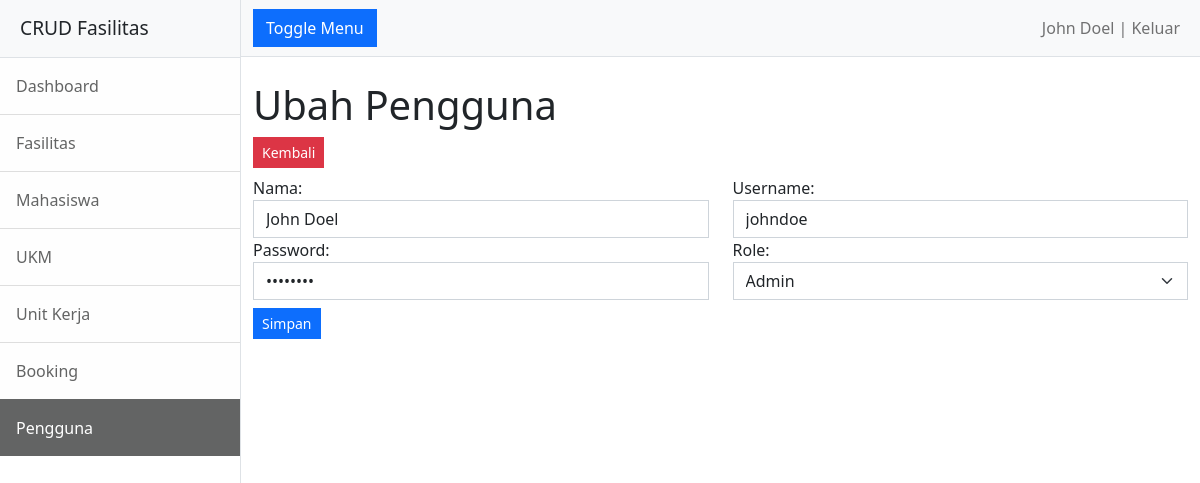
The app's page /pengguna/ubah.php?id_user=1 (signed in) with its own data.
### tables this page shows
CREATE TABLE `users` (
  `id_user` int(11) NOT NULL,
  `nama` varchar(255) NOT NULL,
  `username` varchar(255) NOT NULL,
  `password` varchar(255) NOT NULL,
  `role` varchar(255) NOT NULL
);

### pengguna/functions.php (called while the page is built, shortened)
<?php
include '../conn.php';
function tampilUserPerId($id_user) {
    global $conn;
    $query = "SELECT * FROM users WHERE id_user = $id_user";
    return mysqli_query($conn, $query);
}

### pengguna/ubah.php (the view, shortened to what this page needs)
<?php
include 'functions.php';
$id_user = $_GET['id_user'];
$result = tampilUserPerId($id_user);
$row = mysqli_fetch_assoc($result);
?>
<!DOCTYPE html>
<html lang="en">
<head>
    <link href="../assets/css/styles.css" rel="stylesheet" />
</head>
<body>
    <div class="d-flex" id="wrapper">
        <div class="border-end bg-white" id="sidebar-wrapper">
            <div class="sidebar-heading border-bottom bg-light">CRUD Fasilitas</div>
            <div class="list-group list-group-flush">
                <a class="list-group-item list-group-item-action list-group-item-light p-3" href="../">Dashboard</a>
                <a class="list-group-item list-group-item-action list-group-item-light p-3" href="../fasilitas">Fasilitas</a>
                <a class="list-group-item list-group-item-action list-group-item-light p-3" href="../mahasiswa">Mahasiswa</a>
                <a class="list-group-item list-group-item-action list-group-item-light p-3" href="../ukm">UKM</a>
                <a class="list-group-item list-group-item-action list-group-item-light p-3" href="../unit-kerja">Unit Kerja</a>
                <a class="list-group-item list-group-item-action list-group-item-light p-3" href="../booking">Booking</a>
                <a class="list-group-item list-group-item-action list-group-item-light p-3 active" href="../pengguna">Pengguna</a>
            </div>
        </div>
        <div id="page-content-wrapper">
            <nav class="navbar navbar-expand-lg navbar-light bg-light border-bottom">
                <div class="container-fluid">
                    <button class="btn btn-primary rounded-0" id="sidebarToggle">Toggle Menu</button>
                    <div class="collapse navbar-collapse" id="navbarSupportedContent">
                        <ul class="navbar-nav ms-auto mt-2 mt-lg-0">
                            <li class="nav-item"><a class="nav-link" href="../logout.php"><?= $_SESSION['name'];?> | Keluar</a></li>
                        </ul>
                    </div>
                </div>
            </nav>
            <div class="container-fluid">
                <h1 class="mt-4">Ubah Pengguna</h1>
                <a href="index.php" class="btn btn-sm btn-danger mb-2 rounded-0">Kembali</a>
                <form action="" method="post">
                    <div class="row">
                        <div class="form-group col-6">
                            <label for="nama">Nama:</label>
                            <input type="text" class="form-control rounded-0" id="nama" name="nama" value="<?= $row['nama'] ;?>" required>
                        </div>
                        <div class="form-group col-6">
                            <label for="username">Username:</label>
                            <input type="text" class="form-control rounded-0" id="username" name="username" value="<?= $row['username'] ;?>" required>
                        </div>
                        <div class="form-group col-6">
                            <label for="password">Password:</label>
                            <input type="password" class="form-control rounded-0" id="password" name="password" value="<?= $row['password'] ;?>" required>
                        </div>
                        <div class="form-group col-6">
                            <label for="role">Role:</label>
                            <select class="form-select rounded-0" aria-label="Role" id="role" name="role" required>
                                <option value="admin" <?= $row['role']=='admin'?'selected':'';?>>Admin</option>
                            </select>
                        </div>
                    </div>
                    <input class="btn btn-primary mt-2 btn-sm rounded-0" type="submit" value="Simpan">
                </form>
            </div>
        </div>
    </div>
</body>
</html>

### records on screen
users: nama "John Doel", username "johndoe", role "Admin"

### other values on screen
$_SESSION['name'] "John Doel"
